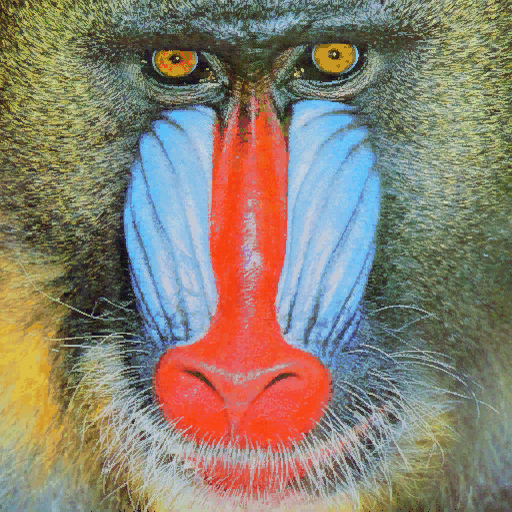
#> input picture mandril.jpg, 512 x 512 px
$ jupyter execute VC_P2.ipynb   (older library calls are emulated)   (text cells are left out)
#> lines starting #> are read from the running program, lines starting #| are printed output that depends on the picture; after the words box and inside, x2 and y2 are one past the last pixel; in counts of white or black regions, pixels touching at a corner belong together; long printed decimals are rounded
[cell 1]
import cv2
import numpy as np
import matplotlib.pyplot as plt
from PIL import Image, ImageDraw, ImageFont

[cell 2]
#Lee imagen de archivo
img = cv2.imread('mandril.jpg')
#> img is the input picture: shape (512, 512, 3); mean B, G, R 112.9, 128.5, 137.5

#Si hay lectura correcta
if img is not None:
    #Muestra dimensiones
    print(img.shape)
#| (512, 512, 3)
    #Muestra la imagen original con matplotlib
    plt.figure()
    #Elimina etiquetas de los ejes que muestra matplotlib
    plt.axis("off")
    plt.imshow(img)
    plt.show()

    #Recordar que OpenCV lee las imágenes almacenando en formato BGR, por lo que convertimos para visualizr de forma correcta a RGB
    img_rgb = cv2.cvtColor(img, cv2.COLOR_BGR2RGB)
    #Muestra la imagen tras convertir a RGB
    #Eliminamos etiquetas de los ejes
    plt.figure()
    plt.axis("off")
    plt.imshow(img_rgb)
    plt.show()
else:
    print('Imagen no encontrada')

[cell 3]
# Define tipografías (Bastante limitadas en OpenCV)
font = cv2.FONT_HERSHEY_SIMPLEX

# Define parámetros del texto
position=(20,30)
font_scale=2.0
color=(0, 0, 255)
thickness=2
# Añade texto a la imagen
cv2.putText(img_rgb, "Hola", position, font, font_scale, color, thickness)

plt.figure()
plt.axis("off")
plt.imshow(img_rgb)
plt.show()

[cell 4]
#Para más tipografías, usar PIL
img = cv2.imread('mandril.jpg')
img_rgb = cv2.cvtColor(img, cv2.COLOR_BGR2RGB)

# Conversión de numpy array a PIL Image (tener presente que debe ser RGB)
pil_image = Image.fromarray(img_rgb)
#Crea objeto para dibujar
draw = ImageDraw.Draw(pil_image)

# Carga tipografía (puede haber errores) y define parámetros
position=(20,30)
font_size=50.0
color=(0, 0, 255)
#Windows
font = ImageFont.truetype("arial.ttf", font_size)
#font = ImageFont.truetype("times.ttf", font_size)
#font = ImageFont.truetype("verdana.ttf", font_size)
#font = ImageFont.truetype("tahoma.ttf", font_size)

# Añade texto a la imagen
draw.text(position, "Hola", fill=color, font=font)

# Convierte resultado a numpy array para matplotlib
final_img_rgb = np.array(pil_image)

plt.figure()
plt.axis("off")
plt.imshow(final_img_rgb)
plt.show()

[cell 5]
#Conversión de la imagen a niveles de grises de la imagen original en BGR
gris = cv2.cvtColor(img, cv2.COLOR_BGR2GRAY)
print(gris.shape)
#| (512, 512)
#Muestra, indicando el mapa de color de grises con matplotlib
plt.figure()
#Eliminamos etiquetas de los ejes
plt.axis("off")
plt.imshow(gris, cmap='gray')
plt.show()

[cell 6]
#Obtiene contornos con el operador de Canny
#Parámetros: imagen de entrada, umbral inferior, umbral superior
canny = cv2.Canny(gris, 100, 200)
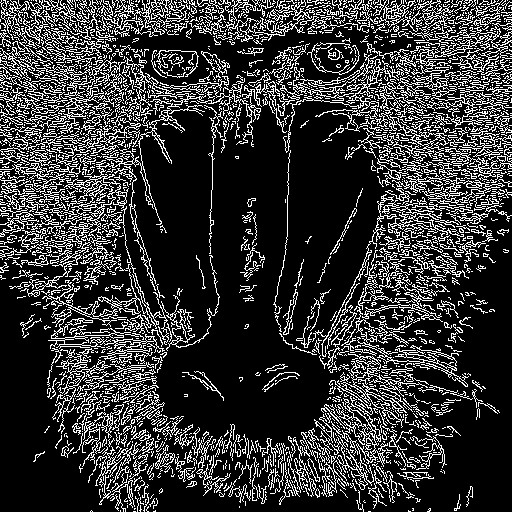
#> canny: shape (512, 512); 21.2% white in thin lines or dots
#print(canny) #Muestra contenido, valores 0 o 255
#Visualiza resultado
plt.imshow(canny, cmap='gray')
plt.show()

[cell 7]
#El contenido de la imagen resultado de Canny, son valores 0 o 255, lo compruebas al descomentar
#print(canny)
#Cuenta el número de píxeles blancos (255) por columna
#Suma los valores de los pixeles por columna
col_counts = cv2.reduce(canny, 0, cv2.REDUCE_SUM, dtype=cv2.CV_32SC1)

#Normaliza en base al número de filas, primer valor devuelto por shape, y al valor máximo del píxel (255)
#El resultado será el número de píxeles blancos por columna
cols = col_counts[0] / (255 * canny.shape[0])
#> cols = 512 values, max 0.365 at index 104, min 0.0566 at index 261, mean 0.212

#Muestra dicha cuenta gráficamente
plt.figure()
plt.subplot(1, 2, 1)
plt.axis("off")
plt.title("Canny")
plt.imshow(canny, cmap='gray')

plt.figure()
plt.title("Canny por columnas")
plt.xlabel("Columnas")
plt.ylabel("% píxeles")
plt.plot(cols)
#Rango en x definido por las columnas
plt.xlim([0, canny.shape[1]])

[cell 8]
row_counts = cv2.reduce(canny, 1, cv2.REDUCE_SUM, dtype=cv2.CV_32SC1)
#> row_counts = 512 values, max 56100 at index 12, min 4335 at index 507, mean 27646.1
rows = row_counts[:, 0] / (255 * canny.shape[0])
#> rows = 512 values, max 0.43 at index 12, min 0.0332 at index 507, mean 0.212


maxfil = np.max(rows)
#> maxfil = 0.43
print(f"Máximo número de píxeles blancos en filas: {maxfil}")
#| Máximo número de píxeles blancos en filas: 0.4297


umbral = 0.9 * maxfil
#> umbral = 0.387
filas_destacadas = np.where(rows >= umbral)[0]
#> filas_destacadas = [6, 12, 15, 20, 21, 88, 100]

plt.figure()
plt.subplot(1, 2, 1)
plt.axis("off")
plt.title("Canny")
plt.imshow(canny, cmap='gray')

plt.figure()
plt.title("Respuesta de canny")
plt.xlabel("Filas")
plt.ylabel("% píxeles")
plt.plot(rows)

print(f"Filas con ≥ 90% del máximo ({umbral} píxeles): {filas_destacadas}")
#| Filas con ≥ 90% del máximo (0.3867 píxeles): [  6  12  15  20  21  88 100]

[cell 9]
# Gaussiana para suavizar la imagen original, eliminando altas frecuencias
ggris = cv2.GaussianBlur(gris, (3, 3), 0)

#Calcula en ambas direcciones (horizontal y vertical)
sobelx = cv2.Sobel(ggris, cv2.CV_64F, 1, 0)  # x
sobely = cv2.Sobel(ggris, cv2.CV_64F, 0, 1)  # y
#Combina ambos resultados
sobel = cv2.add(sobelx, sobely)

#Muestra ambos resultados
plt.figure()
plt.subplot(1, 3, 1)
plt.axis("off")
plt.title('Bordes verticales')
#Verticales
#Para visualizar convierte a escala manejable en una imagen de grises
plt.imshow(cv2.convertScaleAbs(sobelx), cmap='gray')
#plt.imshow(sobelx, cmap='gray') #Prueba sin convertir escala

plt.subplot(1, 3, 2)
plt.axis("off")
plt.title('Bordes horizontales')
#Horizontales
#Para visualizar convierte a escala manejable en una imagen de grises
plt.imshow(cv2.convertScaleAbs(sobely), cmap='gray')
#plt.imshow(sobelx, cmap='gray') #Prueba sin convertir escala

plt.subplot(1, 3, 3)
plt.axis("off")
plt.title('Bordes combinados')
#Para visualizar convierte a escala manejable en una imagen de grises
plt.imshow(cv2.convertScaleAbs(sobel), cmap='gray')
#plt.imshow(sobel, cmap='gray') #Prueba sin convertir escala
plt.show()

[cell 10]
# Mostrar el tipo de dato de los valores en la imagen soble, además de valores máximo y mínimo
print(f"Tipo de datos, valor mínimo y máximo en sobel: {sobel.dtype}, {np.min(sobel)}, {np.max(sobel)}")
#| Tipo de datos, valor mínimo y máximo en sobel: float64, -594.0, 570.0

# Conversión a byte con openCV
sobel8 = cv2.convertScaleAbs(sobel)
# Mostrar el tipo de dato de los valores en la imagen soble, además de valores máximo y mínimo
print(f"Tipo de datos, valor mínimo y máximo en sobel8: {sobel8.dtype}, {np.min(sobel8)}, {np.max(sobel8)}")
#| Tipo de datos, valor mínimo y máximo en sobel8: uint8, 0, 255

# Conversión a byte con numpy
sobel8np = np.uint8(np.abs(sobel))
# Mostrar el tipo de dato de los valores en la imagen soble, además de valores máximo y mínimo
print(f"Tipo de datos, valor mínimo y máximo en sobel8np: {sobel8np.dtype}, {np.min(sobel8np)}, {np.max(sobel8np)}")
#| Tipo de datos, valor mínimo y máximo en sobel8np: uint8, 0, 254

plt.figure()
plt.subplot(1, 3, 1)
plt.axis("off")
plt.title('convertScaleAbs')
plt.imshow(sobel8, cmap='gray')

plt.subplot(1, 3, 2)
plt.axis("off")
plt.title('np.uint8(np.abs())')
plt.imshow(sobel8np, cmap='gray')

plt.subplot(1, 3, 3)
plt.axis("off")
plt.title('Diferencias')
plt.imshow(cv2.absdiff(sobel8,sobel8np), cmap='gray')

plt.show()

[cell 11]
#Define valor umbral
valorUmbral = 130 #Prueba otros valores
#Obtiene imagen umbralizada para dicho valor definido
_, imagenUmbralizada = cv2.threshold(gris, valorUmbral, 255, cv2.THRESH_BINARY)
#Muestra resultado
plt.imshow(imagenUmbralizada, cmap='gray')
plt.show()

#El umbralizado inverso, los valores menores que el umbral se muestran en blanco
_, imagenUmbralizada = cv2.threshold(gris, valorUmbral, 255, cv2.THRESH_BINARY_INV)
#Muestra resultado
plt.imshow(imagenUmbralizada, cmap='gray')
plt.show()

imagenEnRango = cv2.inRange(gris, 150, 200)
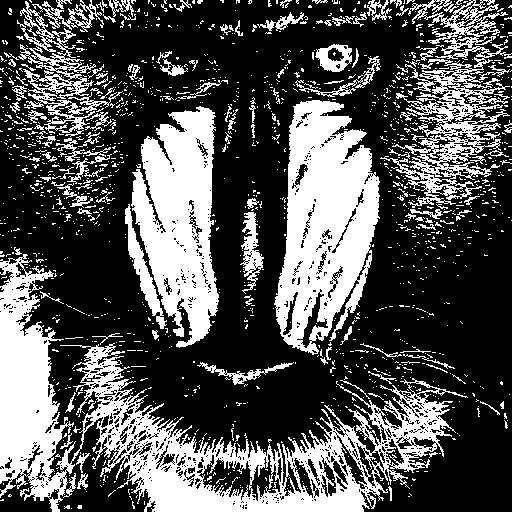
#> imagenEnRango: shape (512, 512); 33.3% white; 1498 white regions (1367 under 20 px), largest, box (x1, y1, x2, y2) and area: (0, 254, 468, 512) 30413, (274, 100, 380, 355) 16821, (131, 106, 219, 348) 13197
#Muestra resultado
plt.imshow(imagenEnRango, cmap='gray')
plt.show()

[cell 12]
#Cálculo del histograma de una imagen en escala de grises
hist = cv2.calcHist([gris], [0], None, [256], [0, 256])
#> hist = 256 values, max 3536 at index 176, min 0 at index 0, mean 1024

plt.figure()
plt.axis("off")
plt.imshow(gris, cmap='gray')

# Histograma sin normalizar
plt.figure()
plt.subplot(1, 2, 1)
plt.title("Histograma")
plt.xlabel("Bins")
plt.ylabel("# píxeles")
plt.plot(hist)
plt.xlim([0, 256])

#Normaliza el histograma en base al número de píxeles y lo muestra
hist /= hist.sum()
#> hist = 256 values, max 0.0135 at index 176, min 0 at index 0, mean 0.00391

plt.subplot(1, 2, 2)
plt.title("Histograma")
plt.xlabel("Bins")
plt.ylabel("% píxeles")
plt.tight_layout(pad=3.0) #separación entre plots
plt.plot(hist)
plt.xlim([0, 256])

[cell 13]
# Umbralizado sobre Sobel (convertido a 8 bits)
_, sobel_umbral = cv2.threshold(sobel8, 100, 255, cv2.THRESH_BINARY)

# Conteo por columnas
col_counts_sobel = cv2.reduce(sobel_umbral, 0, cv2.REDUCE_SUM, dtype=cv2.CV_32SC1)
cols_sobel = col_counts_sobel[0] / (255 * sobel.shape[1])
#> cols_sobel = 512 values, max 0.428 at index 127, min 0.0449 at index 261, mean 0.191

# Conteo por filas
row_counts_sobel = cv2.reduce(sobel_umbral, 1, cv2.REDUCE_SUM, dtype=cv2.CV_32SC1)
#> row_counts_sobel = 512 values, max 55080 at index 83, min 3825 at index 510, mean 24905.8
rows_sobel = row_counts_sobel[:, 0] / (255 * sobel.shape[0])
#> rows_sobel = 512 values, max 0.422 at index 83, min 0.0293 at index 510, mean 0.191

# Valores máximos
max_col = np.max(cols_sobel)
#> max_col = 0.428
max_row = np.max(rows_sobel)
#> max_row = 0.422

# Filas y columnas destacadas
umbral_col = 0.9 * max_col
#> umbral_col = 0.385
umbral_row = 0.9 * max_row
#> umbral_row = 0.38
cols_destacadas = np.where(cols_sobel >= umbral_col)[0]
#> cols_destacadas = [104, 105, 127, 288]
rows_destacadas = np.where(rows_sobel >= umbral_row)[0]
#> rows_destacadas = 19 values from 2 to 100

print(f"Máximo columnas: {max_col}, destacadas: {cols_destacadas}")
#| Máximo columnas: 0.4277, destacadas: [104 105 127 288]
print(f"Máximo filas: {max_row}, destacadas: {rows_destacadas}")
#| Máximo filas: 0.4219, destacadas: [  2   3   4   5   8  11  12  19  20  24  51  80  81  82  83  84  85  87
#|  100]

# Convertir la imagen en blanco y negro a BGR (3 canales)
img_sobel_marked = cv2.cvtColor(sobel_umbral, cv2.COLOR_GRAY2BGR)

for r in rows_destacadas:
    cv2.line(img_sobel_marked, (0, r), (img_sobel_marked.shape[1], r), (255, 0, 0), 1)  # Azul
#> this loop made 19 passes
#> r on passes 1 to 4: 2, 3, 4, 5
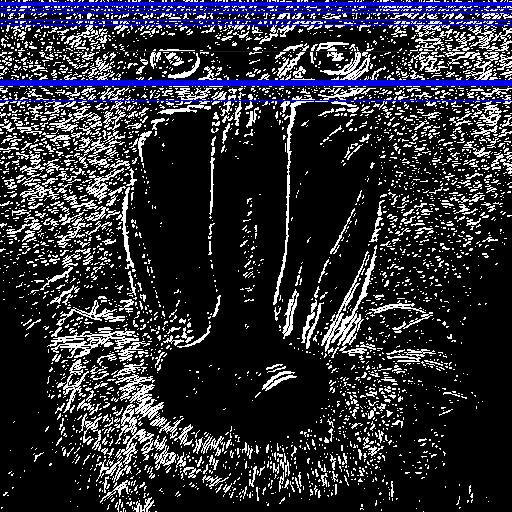
#> img_sobel_marked: shape (512, 512, 3); mean B, G, R 54.3, 44.9, 44.9
for c in cols_destacadas:
    cv2.line(img_sobel_marked, (c, 0), (c, img_sobel_marked.shape[0]), (0, 0, 255), 1)  # Rojo
#> this loop made 4 passes
#> c on passes 1 to 4: 104, 105, 127, 288
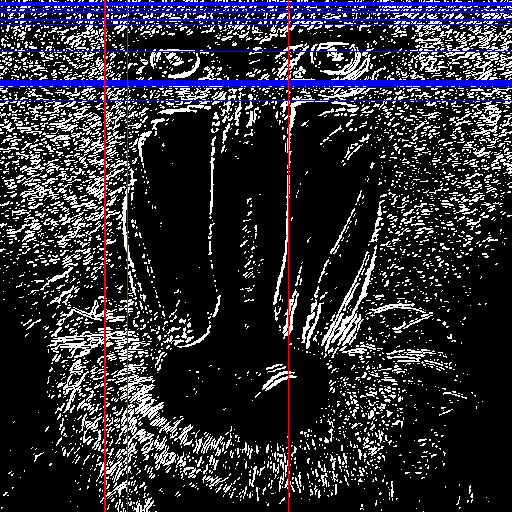
#> img_sobel_marked: shape (512, 512, 3); 0.78% of pixels changed, all inside (x1, y1, x2, y2) = (104, 0, 289, 512)


# --- Imagen con líneas ---
plt.figure()
plt.title("Filas y columnas destacadas sobre Mandril")
plt.axis("off")
plt.imshow(cv2.cvtColor(img_sobel_marked, cv2.COLOR_BGR2RGB))
plt.show()

# --- Conteo por columnas ---
plt.figure()
plt.title("Sobel - Conteo por columnas")
plt.xlabel("Columnas")
plt.ylabel("Número de píxeles blancos")
plt.plot(cols_sobel)
plt.show()

# --- Conteo por filas ---
plt.figure()
plt.title("Sobel - Conteo por filas")
plt.xlabel("Filas")
plt.ylabel("Número de píxeles blancos")
plt.plot(rows_sobel)
plt.show()

[cell 14]
#Calcula la diferencia entre dos imágenes
#Utiliza la imagen original y la obtenida tras aplicar la gaussiana (creada en la celda dedicada a Sobel)
dif = cv2.absdiff(gris, ggris)

#Visualiza
plt.figure()
plt.subplot(1, 2, 1)
plt.title("Diferencias")
plt.axis("off")
plt.imshow(dif, cmap='gray')

#Zonas de mayor diferencia tras aplicar umbral
res, imgdif = cv2.threshold(dif, 30, 255, cv2.THRESH_BINARY)
#Visualiza
plt.subplot(1, 2, 2)
plt.title("Mayores")
plt.axis("off")
plt.imshow(imgdif, cmap='gray')
plt.show()

[cell 15]
vid = cv2.VideoCapture(0)

#Marca de inicio
disponible = 0
while(True):
    # fotograma a fotograma
    ret, frame = vid.read()
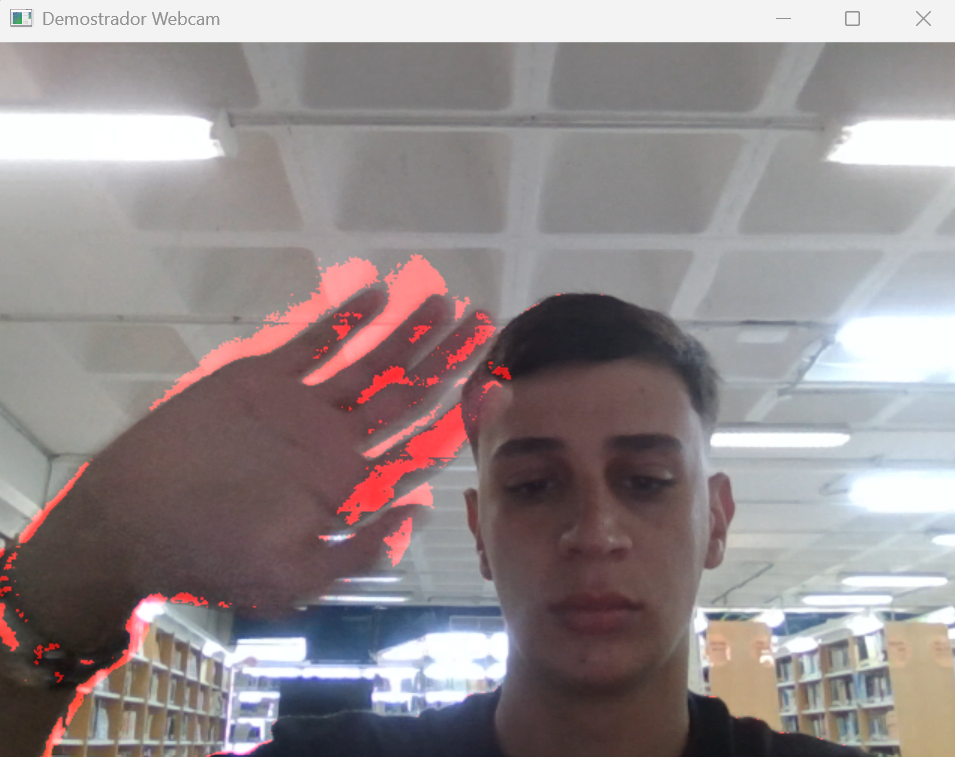
#> input picture tarea3_movimiento.png, 955 x 757 px, given in place of the camera
#> frame is the input picture: shape (757, 955, 3); mean B, G, R 139.9, 138.8, 147.9

    if ret:
        if disponible > 0:
            dif = cv2.absdiff(frame, pframe)
            # Muestra resultado
            cv2.imshow('Diferencia', dif)
        else:
            disponible = 1

        #Copia fotograma actual para la diferencia en el siguiente forograma
        pframe = frame.copy()
    # Detenemos pulsado ESC
    if cv2.waitKey(20) == 27:
#> (key Esc is pressed here)
        break

# Libera el objeto de captura
vid.release()
# Destruye ventanas
cv2.destroyAllWindows()

[cell 16]
vid = cv2.VideoCapture(0)

# Fondo
# Inicializa la sustracción del fondo con mezcla de gaussianas y detección de sombras
eliminadorFondo = cv2.createBackgroundSubtractorMOG2(history=100, varThreshold=50, detectShadows=True)

while(True):
    # fotograma a fotograma
    ret, frame = vid.read()

    if ret:
        # Aplica efecto espejo sobre la entrada
        framem=cv2.flip(frame, 1)


        #Con un segundo parámerto se puede definir máscara con zonas a actualizar
        objetos = eliminadorFondo.apply(framem)
        #objetos = eliminadorFondo.apply(framem, objetos, 0)  #No actualiza el fondo
        # Obtiene fondo
        background = eliminadorFondo.getBackgroundImage()

        # Muestra resultado
        cv2.imshow('Fotograma', objetos)
        # Muestra fondo
        cv2.imshow('Fondo', background)


    # Detenemos pulsado ESC
    if cv2.waitKey(20) == 27:
#> (key Esc is pressed here)
        break

# Libera el objeto de captura
vid.release()
# Destruye ventanas
cv2.destroyAllWindows()

[cell 17]
vid = cv2.VideoCapture(0)
modo = 0  # 0 = original, 1 = Canny, 2 = detección de movimiento
prev_frame = None

while True:
    ret, frame = vid.read()
    if not ret:
        break

    frame = cv2.resize(frame, (640, 480))
#> frame: shape (480, 640, 3)
    gray = cv2.cvtColor(frame, cv2.COLOR_BGR2GRAY)

    if modo == 0:
        output = frame.copy()

    elif modo == 1:
        # Detector de bordes Canny
        output = cv2.Canny(gray, 100, 200)

    elif modo == 2:
        # Detección de movimiento
        if prev_frame is None:
            output = frame.copy()  # primer fotograma, nada que mostrar
        else:
            diff = cv2.absdiff(prev_frame, gray)          # diferencia entre fotogramas
            _, mask = cv2.threshold(diff, 30, 255, cv2.THRESH_BINARY)  # umbral para movimiento

            # Crear imagen en color del movimiento
            movimiento_color = np.zeros_like(frame)
            movimiento_color[:, :, 2] = mask  # Rojo donde hay movimiento

            # Combinar con la imagen original
            output = cv2.addWeighted(frame, 1, movimiento_color, 0.7, 0)

        prev_frame = gray.copy()  # actualizar fotograma anterior

    # Mostrar imagen
    cv2.imshow("Demostrador Webcam", output)

    # Teclas para controlar el modo
    key = cv2.waitKey(20) & 0xFF
#> (key Esc is pressed here)
    if key == 27:  # ESC → salir
        break
    elif key == ord('0'):
        modo = 0
    elif key == ord('1'):
        modo = 1
    elif key == ord('2'):
        modo = 2

vid.release()
cv2.destroyAllWindows()

[cell 18]
# Inicializamos la webcam
vid = cv2.VideoCapture(0)

# Cargamos el clasificador Haar cascade para detección de cara
face_cascade = cv2.CascadeClassifier(cv2.data.haarcascades + "haarcascade_frontalface_default.xml")
first_face = False
while True:
    ret, frame = vid.read()
    if not ret:
        break

    frame = cv2.flip(frame, 1)  # espejo
    mask = np.zeros_like(frame)

    # Convertimos a gris para la detección
    gray = cv2.cvtColor(frame, cv2.COLOR_BGR2GRAY)
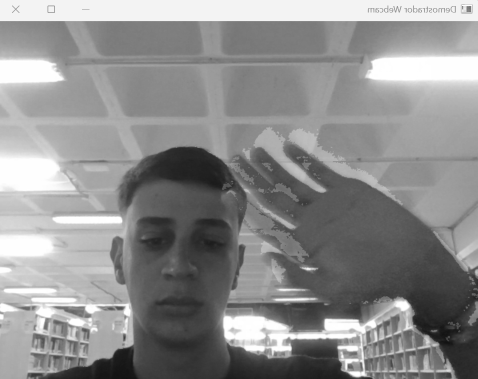
#> gray: shape (757, 955) (shown at 1/2 size); min 17, max 255, mean 141.7

    # Detectamos caras
    faces = face_cascade.detectMultiScale(gray, scaleFactor=1.1, minNeighbors=5, minSize=(50,50))
#> faces = [[221, 375, 284, 284]]
    if len(faces) > 0:
        # Tomamos la primera cara detectada
        (x, y, w, h) = faces[0]
#> x = 221; y = 375; w = 284; h = 284
        # Centro del círculo sobre la cara
        center = (x + w//2, y + h//2)
#> center = (363, 517)
        radius = max(w, h)//2 + 20  # un poco más grande que la cara
#> radius = 162
        cv2.circle(mask, center, radius, (255,255,255), -1)
        first_face = True
    else:
        if first_face == False:
            center = (frame.shape[1]//2, frame.shape[0]//2)
            cv2.circle(mask, center, 50, (255,255,255), -1)

    # Dibujamos el círculo en la máscara

    # Aplicamos efecto: solo mostrar dentro del círculo
    efecto = cv2.bitwise_and(frame, mask)
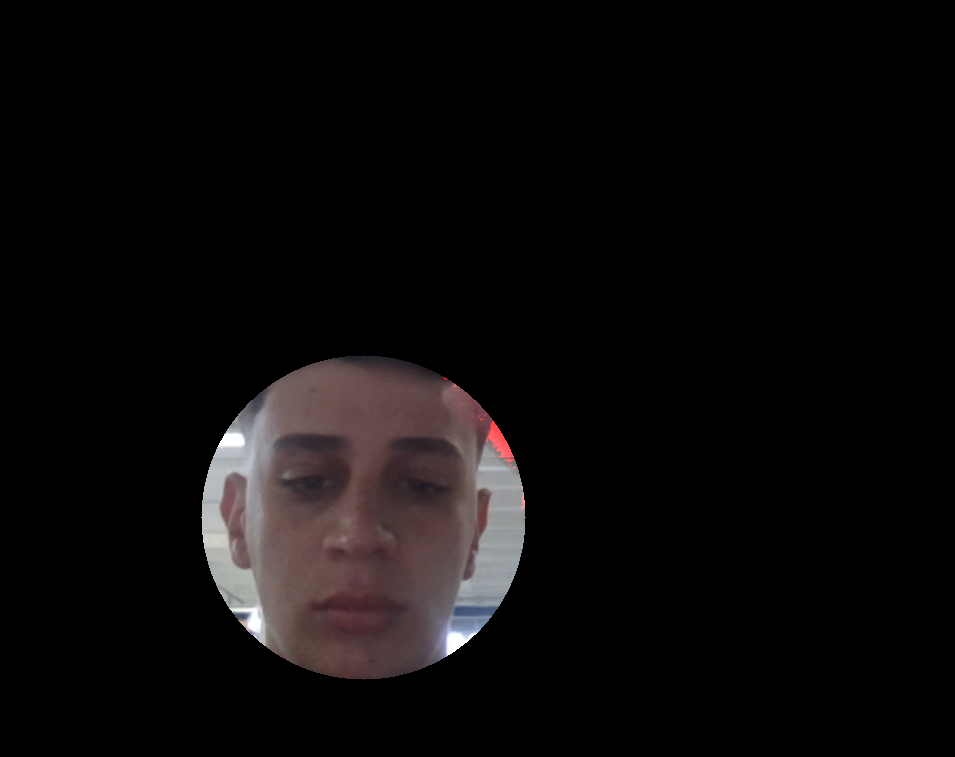
#> efecto: shape (757, 955, 3); mean B, G, R 10.4, 10.2, 12.2

    cv2.imshow("Cortina interactiva - Cara", efecto)

    if cv2.waitKey(20) == 27:  # ESC
#> (key Esc is pressed here)
        break

vid.release()
cv2.destroyAllWindows()
